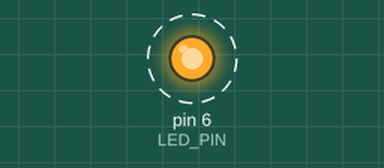
Simulated run of this sketch. Board: Arduino Uno, built with avr-gcc and run on an emulated ATmega328P. On the bench: output pins drawn as LEDs (lit = HIGH). Dashed ring = blinking.

Above: at 0.5 s.
Timing chart, 0 to 4.6 s (numbered marks = the images above):
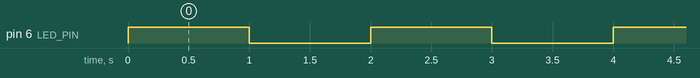

Measured:
- by itself, pin 6 (LED_PIN): alternates HIGH for 1.0 s and LOW for 1.0 s

The sketch:

Led_strip.ino
```cpp
#define LED_PIN 6
#define LED_COUNT 60 // Replace with the number of LEDs in your strip

void setup() {
  pinMode(LED_PIN, OUTPUT);
}

void loop() {
  // Turn on the LED strip (assuming it's connected to pin 6)
  digitalWrite(LED_PIN, HIGH);
  delay(1000); // Wait for 1 second

  // Turn off the LED strip
  digitalWrite(LED_PIN, LOW);
  delay(1000); // Wait for 1 second
}
```
